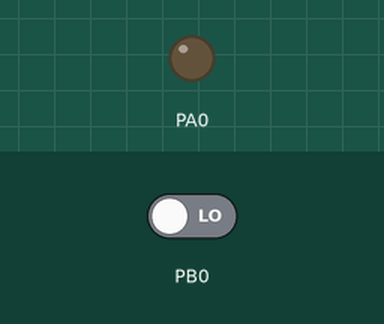
This program was run on a simulated ATtiny84, built with avr-gcc and emulated at 1 MHz. Shown: output pins drawn as LEDs (lit = HIGH). The inputs (shaded band) are chosen by the test bench; at power-on: PB0 LOW. Sleep ends after the set time or at an interrupt.

Above: at 1.2 s.
1.3 s: PB0 driven HIGH
At 2.1 s:
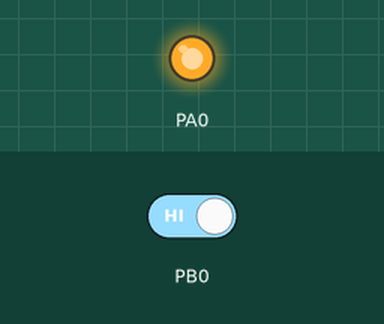
Timing chart, 0 to 4.3 s (numbered marks = the images above; inputs shaded):
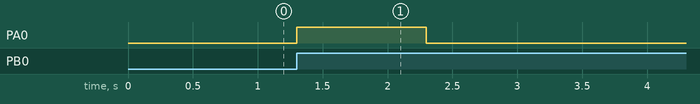

The program:

main.c
```c
// (licence header left out)
/**
  Section: Defines
*/

// define CPU clock frequency
#define F_CPU 1000000UL

#define LED_ON		PORTA |= (1<<PORTA0);
#define LED_OFF		PORTA &= ~(1<<PORTA0);
#define LED_TOGGLE	PINA |=(1<<PINA0);

/**
  Section: Included Files
*/
#include <avr/io.h>
#include <util/delay.h>
#include <avr/sleep.h>
#include <avr/interrupt.h>


/*!
 *
 * @brief Interrupts for PB0 (PCINT8)
 *
 */
ISR(PCINT1_vect)
{
	LED_ON;
	_delay_ms(1000);
	LED_OFF;
}


/*!
 *
 * @brief Main program entry point
 *
 */
int main(void)
{
	// set PA0 output pin
	DDRA = 0b00000001;

	// Set B1 as input
	DDRB &= ~(1<<DDB1);

	// Enable pin change interrupts
	GIMSK = 0b00100000;

	// Turn on interrupts on PIN B0
	PCMSK1 = 0b00000001;

	// write to power reduction register and turn everything off
	PRR = 0xFF;

	// set sleep mode
	set_sleep_mode(SLEEP_MODE_PWR_DOWN);

	// enable interrupts with global interrupt mask
	sei();

	while (1)
    {
		// delay for 5 seconds so power consumption reading can be taken
		_delay_ms(3000);

		// enable sleep, put CPU to sleep and disable sleep when processor wakes up
		sleep_mode();
    }
}  /* main() */


/**
 End of File
*/
```

Measured:
- after the input at 1.3 s, PA0: LOW → HIGH at once, → LOW 1.0 s later
